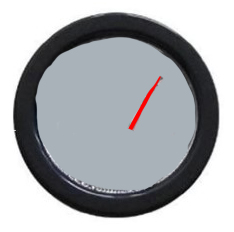
#> input picture analog-gauge-reader/gauge-2.jpg, 234 x 232 px, found by its file name
$ python analog_gauge_reader.py
#> lines starting #> are read from the running program, lines starting #| are printed output that depends on the picture; after the words box and inside, x2 and y2 are one past the last pixel; in counts of white or black regions, pixels touching at a corner belong together; long printed decimals are rounded
'''
Copyright (c) 2017 Intel Corporation.
Licensed under the MIT license. See LICENSE file in the project root for full license information.
'''

import cv2
import numpy as np
#import paho.mqtt.client as mqtt
import time

def avg_circles(circles, b):
    avg_x=0
    avg_y=0
    avg_r=0
    for i in range(b):
        #optional - average for multiple circles (can happen when a gauge is at a slight angle)
        avg_x = avg_x + circles[0][i][0]
        avg_y = avg_y + circles[0][i][1]
        avg_r = avg_r + circles[0][i][2]
    avg_x = int(avg_x/(b))
    avg_y = int(avg_y/(b))
    avg_r = int(avg_r/(b))
    return avg_x, avg_y, avg_r

def dist_2_pts(x1, y1, x2, y2):
    #print np.sqrt((x2-x1)^2+(y2-y1)^2)
    return np.sqrt((x2 - x1)**2 + (y2 - y1)**2)

def calibrate_gauge(gauge_number, file_type):

    img = cv2.imread('C:\\Users\\Malte\\Desktop\\CodeStuff\\chemLab\\analog-gauge-reader\\gauge-2.jpg')
    height, width = img.shape[:2]
    gray = cv2.cvtColor(img, cv2.COLOR_BGR2GRAY)  #convert to gray
    #gray = cv2.GaussianBlur(gray, (5, 5), 0)
    # gray = cv2.medianBlur(gray, 5)

    #for testing, output gray image
    cv2.imwrite('gauge-%s-bw.%s' %(gauge_number, file_type),gray)

    #detect circles
    #restricting the search from 35-48% of the possible radii gives fairly good results across different samples.  Remember that
    #these are pixel values which correspond to the possible radii search range.
    circles = cv2.HoughCircles(gray, cv2.HOUGH_GRADIENT, 1, 20, np.array([]), 100, 50, int(height*0.35), int(height*0.48))
    # average found circles, found it to be more accurate than trying to tune HoughCircles parameters to get just the right one
    a, b, c = circles.shape
    x,y,r = avg_circles(circles, b)
    c_center = y+45

    #draw center and circle
    cv2.circle(img, (x, y), r, (0, 0, 255), 3, cv2.LINE_AA)  # draw circle
    cv2.circle(img, (x, c_center), 2, (0, 255, 0), 3, cv2.LINE_AA)  # draw center of circle

    #for testing, output circles on image
    cv2.imwrite('gauge-%s-circles.%s' % (gauge_number, file_type), img)


    #for calibration, plot lines from center going out at every 10 degrees and add marker
    #for i from 0 to 36 (every 10 deg)

    '''
    goes through the motion of a circle and sets x and y values based on the set separation spacing.  Also adds text to each
    line.  These lines and text labels serve as the reference point for the user to enter
    NOTE: by default this approach sets 0/360 to be the +x axis (if the image has a cartesian grid in the middle), the addition
    (i+9) in the text offset rotates the labels by 90 degrees so 0/360 is at the bottom (-y in cartesian).  So this assumes the
    gauge is aligned in the image, but it can be adjusted by changing the value of 9 to something else.
    '''
    separation = 10.0 #in degrees
    interval = int(360 / separation)
    p1 = np.zeros((interval,2))  #set empty arrays
    p2 = np.zeros((interval,2))
    p_text = np.zeros((interval,2))
    for i in range(0,interval):
        for j in range(0,2):
            if (j%2==0):
                p1[i][j] = x + 0.9 * r * np.cos(separation * i * 3.14 / 180) #point for lines
            else:
                p1[i][j] = y + 0.9 * r * np.sin(separation * i * 3.14 / 180)
    text_offset_x = 10
    text_offset_y = 5
    for i in range(0, interval):
        for j in range(0, 2):
            if (j % 2 == 0):
                p2[i][j] = x + r * np.cos(separation * i * 3.14 / 180)
                p_text[i][j] = x - text_offset_x + 1.2 * r * np.cos((separation) * (i+9) * 3.14 / 180) #point for text labels, i+9 rotates the labels by 90 degrees
            else:
                p2[i][j] = y + r * np.sin(separation * i * 3.14 / 180)
                p_text[i][j] = y + text_offset_y + 1.2* r * np.sin((separation) * (i+9) * 3.14 / 180)  # point for text labels, i+9 rotates the labels by 90 degrees

    #add the lines and labels to the image
    for i in range(0,interval):
        cv2.line(img, (int(p1[i][0]), int(p1[i][1])), (int(p2[i][0]), int(p2[i][1])),(0, 255, 0), 2)
        cv2.putText(img, '%s' %(int(i*separation)), (int(p_text[i][0]), int(p_text[i][1])), cv2.FONT_HERSHEY_SIMPLEX, 0.3,(0,0,0),1,cv2.LINE_AA)

    cv2.imwrite('gauge-%s-calibration.%s' % (gauge_number, file_type), img)

    # [9 lines of commented-out code are left out]
    min_angle = 120
    max_angle = 230
    min_value = 3
    max_value = 8
    units = "PH"

    return min_angle, max_angle, min_value, max_value, units, x, y, r

def get_current_value(img, min_angle, max_angle, min_value, max_value, x, y, r, gauge_number, file_type):
    c_center = y+45
    #for testing purposes
    img = cv2.imread('C:\\Users\\Malte\\Desktop\\CodeStuff\\chemLab\\analog-gauge-reader\\gauge-2.jpg')

    gray2 = cv2.cvtColor(img, cv2.COLOR_BGR2GRAY)

    # Set threshold and maxValue
    thresh = 175
    maxValue = 255

    # [13 lines of commented-out code are left out]
    th, dst2 = cv2.threshold(gray2, thresh, maxValue, cv2.THRESH_BINARY_INV);

    # found Hough Lines generally performs better without Canny / blurring, though there were a couple exceptions where it would only work with Canny / blurring
    #dst2 = cv2.medianBlur(dst2, 5)
    #dst2 = cv2.Canny(dst2, 50, 150)
    #dst2 = cv2.GaussianBlur(dst2, (5, 5), 0)

    # for testing, show image after thresholding
    cv2.imwrite('gauge-%s-tempdst2.%s' % (gauge_number, file_type), dst2)
    # find lines
    minLineLength = 10
    maxLineGap = 0
    lines = cv2.HoughLinesP(image=dst2, rho=3, theta=np.pi / 180, threshold=100,minLineLength=minLineLength, maxLineGap=0)  # rho is set to 3 to detect more lines, easier to get more then filter them out later
    # [7 lines of commented-out code are left out]
    final_line_list = []
    #print "radius: %s" %r

    diff1LowerBound = 0.15 #diff1LowerBound and diff1UpperBound determine how close the line should be from the center
    diff1UpperBound = 0.25
    diff2LowerBound = 0.5 #diff2LowerBound and diff2UpperBound determine how close the other point of the line should be to the outside of the gauge
    diff2UpperBound = 1.0
    for i in range(0, len(lines)):
        for x1, y1, x2, y2 in lines[i]:
            diff1 = dist_2_pts(x, y, x1, y1)  # x, y is center of circle
            diff2 = dist_2_pts(x, y, x2, y2)  # x, y is center of circle
            #set diff1 to be the smaller (closest to the center) of the two), makes the math easier
            if (diff1 > diff2):
                temp = diff1
                diff1 = diff2
                diff2 = temp
            # check if line is within an acceptable range
            if (((diff1<diff1UpperBound*r) and (diff1>diff1LowerBound*r) and (diff2<diff2UpperBound*r)) and (diff2>diff2LowerBound*r)):
                line_length = dist_2_pts(x1, y1, x2, y2)
                # add to final list
                final_line_list.append([x1, y1, x2, y2])
    print("The following lines were cropped and are final: " + str(final_line_list))

    #testing only, show all lines after filtering
    for i in range(0,len(final_line_list)):
        x1 = final_line_list[i][0]
        y1 = final_line_list[i][1]
        x2 = final_line_list[i][2]
        y2 = final_line_list[i][3]
        cv2.line(img, (x1, y1), (x2, y2), (0, 255, 0), 2)

    # assumes the first line is the best one
    x1 = final_line_list[0][0]
    y1 = final_line_list[0][1]
    x2 = final_line_list[0][2]
    y2 = final_line_list[0][3]
    cv2.line(img, (x1, y1), (x2, y2), (0, 255, 0), 2)

    #for testing purposes, show the line overlayed on the original image
    #cv2.imwrite('gauge-1-test.jpg', img)
    cv2.imwrite('gauge-%s-lines-2.%s' % (gauge_number, file_type), img)

    #find the farthest point from the center to be what is used to determine the angle
    dist_pt_0 = dist_2_pts(x, c_center, x1, y1)
    dist_pt_1 = dist_2_pts(x, c_center, x2, y2)
    if (dist_pt_0 > dist_pt_1):
        x_angle = x1 - x
        y_angle = c_center - y1
    else:
        x_angle = x2 - x
        y_angle = c_center - y2
    # take the arc tan of y/x to find the angle
    res = np.arctan(np.divide(float(y_angle), float(x_angle)))
    # [8 lines of commented-out code are left out]
    res = np.rad2deg(res)
    if x_angle > 0 and y_angle > 0:  #in quadrant I
        final_angle = 270 - res
    if x_angle < 0 and y_angle > 0:  #in quadrant II
        final_angle = 90 - res
    if x_angle < 0 and y_angle < 0:  #in quadrant III
        final_angle = 90 - res
    if x_angle > 0 and y_angle < 0:  #in quadrant IV
        final_angle = 270 - res

    #print final_angle

    old_min = float(min_angle)
    old_max = float(max_angle)

    new_min = float(min_value)
    new_max = float(max_value)

    old_value = final_angle

    old_range = (old_max - old_min)
    new_range = (new_max - new_min)
    new_value = (((old_value - old_min) * new_range) / old_range) + new_min

    return new_value

def main():
    gauge_number = 2
    file_type='jpg'
    # name the calibration image of your gauge 'gauge-#.jpg', for example 'gauge-5.jpg'.  It's written this way so you can easily try multiple images
    min_angle, max_angle, min_value, max_value, units, x, y, r = calibrate_gauge(gauge_number, file_type)
#> in calibrate_gauge, img is the input picture: shape (232, 234, 3); mean B, G, R 175.4, 172, 169.6
#> in calibrate_gauge, `circles = cv2.HoughCircles(gray, cv2.HOUGH_GRADIENT, 1, 20, np.array([..`: circles = [[114.5, 114.5, 82.3]]
#> the loop in avg_circles, `for i in range(b):` made 1 pass
#> after the loop in avg_circles, `for i in range(b):`: avg_r = 82.3; avg_x = 114.5
#> in avg_circles, `avg_x = int(avg_x/(b))`: avg_x = 114
#> in avg_circles, `avg_r = int(avg_r/(b))`: avg_r = 82
#> in calibrate_gauge, `x,y,r = avg_circles(circles, b)`: x = 114; r = 82
#> in calibrate_gauge, `c_center = y+45`: c_center = 159
#> in calibrate_gauge, `cv2.circle(img, (x, y), r, (0, 0, 255), 3, cv2.LINE_AA)`:
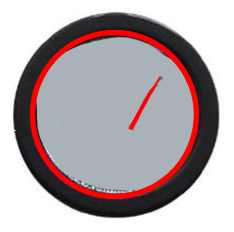
#> img: shape (232, 234, 3); 6.44% of pixels changed, all inside (x1, y1, x2, y2) = (29, 29, 200, 200)
#> in calibrate_gauge, `cv2.circle(img, (x, c_center), 2, (0, 255, 0), 3, cv2.LINE_AA)`: img: shape (232, 234, 3); 0.15% of pixels changed, all inside (x1, y1, x2, y2) = (109, 155, 120, 164)
#> after the loop in calibrate_gauge, `for i in range(0,interval):`: p1 = 36 pairs, first value 40.2 to 187.8, second value 40.2 to 187.8
#> after the loop in calibrate_gauge, `for i in range(0, interval):`: p2 = 36 pairs, first value 32 to 196, second value 32 to 196; p_text = 36 pairs, first value 5.6 to 202.4, second value 20.6 to 217.4
#> after the loop in calibrate_gauge, `for i in range(0,interval):`:
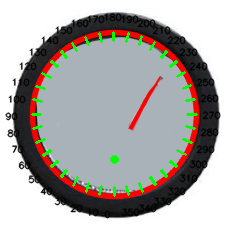
#> img: shape (232, 234, 3); mean B, G, R 167, 169.1, 173.2
#> min_angle = 120; max_angle = 230; min_value = 3; max_value = 8; units = 'PH'; x = 114; y = 114; r = 82

    #feed an image (or frame) to get the current value, based on the calibration, by default uses same image as calibration
    img = cv2.imread('C:\\Users\\Malte\\Desktop\\CodeStuff\\chemLab\\analog-gauge-reader\\gauge-2.jpg')
    val = get_current_value(img, min_angle, max_angle, min_value, max_value, x, y, r, 2, file_type)
#> in get_current_value, `c_center = y+45`: c_center = 159
#> in get_current_value, `th, dst2 = cv2.threshold(gray2, thresh, maxValue, cv2.THRESH_BINARY_IN..`:
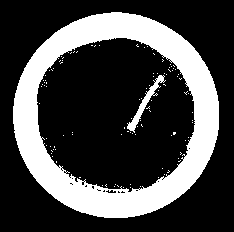
#> dst2: shape (232, 234); 27.3% white; 105 white regions (103 under 20 px), largest, box (x1, y1, x2, y2) and area: (13, 12, 219, 218) 14293, (127, 75, 166, 133) 392
#> in get_current_value, `th, dst2 = cv2.threshold(gray2, thresh, maxValue, cv2.THRESH_BINARY_IN..`: th = 175
#> in get_current_value, `lines = cv2.HoughLinesP(image=dst2, rho=3, theta=np.pi / 180, threshol..`: lines = 218 rows, first 6: [110, 189, 127, 191], [178, 197, 212, 78], [144, 43, 201, 59], [52, 195, 169, 203], [62, 28, 189, 43], [136, 40, 194, 48]
#> after the loop in get_current_value, `for i in range(0, len(lines)):`: final_line_list = [[128, 128, 161, 75]]; temp = 97
#| The following lines were cropped and are final: [[128, 128, 161, 75]]
#> the loop in get_current_value, `for i in range(0,len(final_line_list)):` made 1 pass
#> after the loop in get_current_value, `for i in range(0,len(final_line_list)):`:
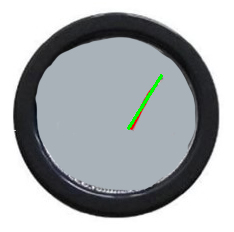
#> img: shape (232, 234, 3); 0.4% of pixels changed, all inside (x1, y1, x2, y2) = (127, 74, 163, 130)
#> in get_current_value, `dist_pt_0 = dist_2_pts(x, c_center, x1, y1)`: dist_pt_0 = 34.01
#> in get_current_value, `dist_pt_1 = dist_2_pts(x, c_center, x2, y2)`: dist_pt_1 = 96.25
#> in get_current_value, `x_angle = x2 - x`: x_angle = 47
#> in get_current_value, `y_angle = c_center - y2`: y_angle = 84
#> in get_current_value, `res = np.arctan(np.divide(float(y_angle), float(x_angle)))`: res = 1.06
#> in get_current_value, `res = np.rad2deg(res)`: res = 60.77
#> in get_current_value, `final_angle = 270 - res`: final_angle = 209.2
#> in get_current_value, `old_min = float(min_angle)`: old_min = 120
#> in get_current_value, `old_max = float(max_angle)`: old_max = 230
#> in get_current_value, `new_min = float(min_value)`: new_min = 3
#> in get_current_value, `new_max = float(max_value)`: new_max = 8
#> in get_current_value, `old_value = final_angle`: old_value = 209.2
#> in get_current_value, `old_range = (old_max - old_min)`: old_range = 110
#> in get_current_value, `new_range = (new_max - new_min)`: new_range = 5
#> in get_current_value, `new_value = (((old_value - old_min) * new_range) / old_range) + new_min`: new_value = 7.06
#> val = 7.06
    print("Current reading: %s %s" %(val, units))
#| Current reading: 7.056 PH

if __name__=='__main__':
    main()
